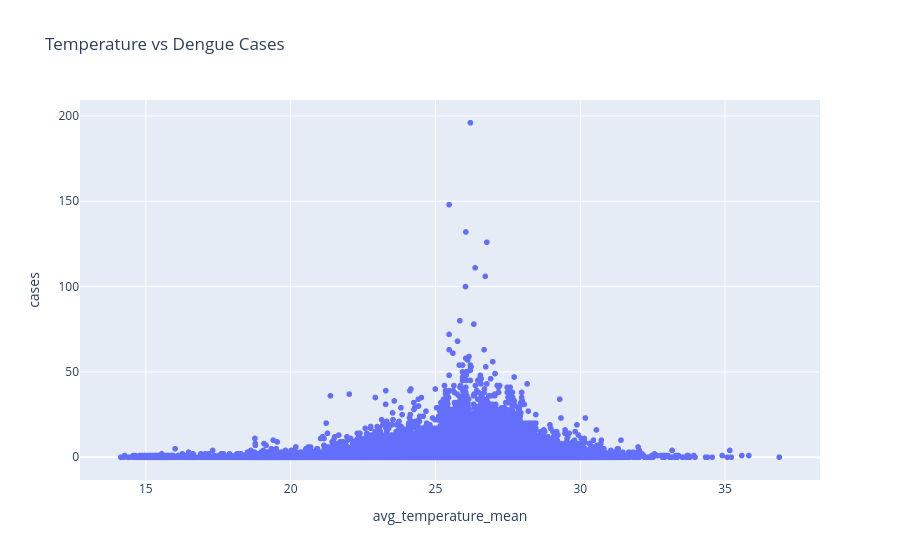

The code cell stored with this chart in its notebook:
### Code cell
#shows relationship between temperature and dengue cases
temp_cases = px.scatter(
    data,
    x="avg_temperature_mean",
    y="cases",
    title="Temperature vs Dengue Cases"
)

temp_cases.show()

### Figure 1 — Plotly figure (JSON) as saved in the notebook; plotly's stock layout.template omitted (floating-point values rounded to 4 significant figures; data arrays with more than 128 entries replaced by an {"elided": "..."} marker saying what was removed)
{"data": [{"hovertemplate": "avg_temperature_mean=%{x}<br>cases=%{y}<extra></extra>", "legendgroup": "", "marker": {"color": "#636efa", "symbol": "circle"}, "mode": "markers", "name": "", "showlegend": false, "type": "scattergl", "x": {"elided": "38691 float values"}, "xaxis": "x", "y": {"elided": "38691 float values"}, "yaxis": "y"}], "layout": {"legend": {"tracegroupgap": 0}, "title": {"text": "Temperature vs Dengue Cases"}, "xaxis": {"anchor": "y", "domain": [0, 1], "title": {"text": "avg_temperature_mean"}}, "yaxis": {"anchor": "x", "domain": [0, 1], "title": {"text": "cases"}}}}
